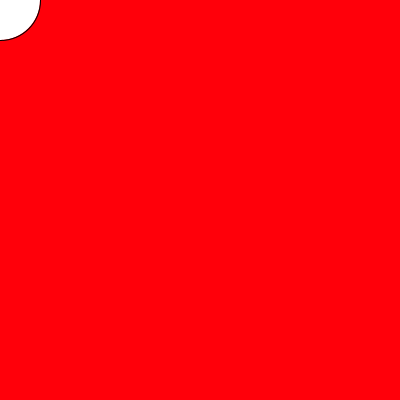
Frame 1 (no input)
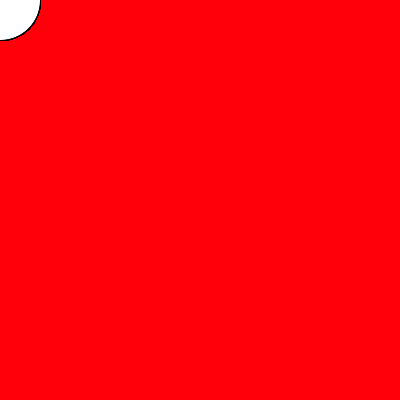
Frame 60 (the mouse pressed at the canvas centre just before this capture)
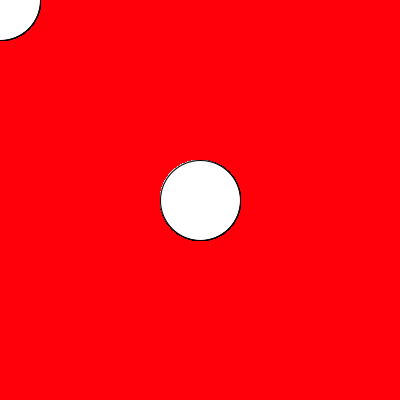
Frame 120 (the mouse held since frame 60 and released just before this capture)

The Processing sketch that drew these frames (run headless with seeded random() and noise(); from frame 60 on, the mouse is pressed at the canvas centre):

// Processing sketch: sketch_200415a
// ── sketch_200415a.pde

void setup()
{
  
//Li donem una mida i un fons a la finestra.
size(400,400);
background(255,0,10);
}

void draw()
{
 
 //Creem l'objecte ellipse perquè segueixi al mouse.
 ellipse(mouseX, mouseY, 80, 80);

}
